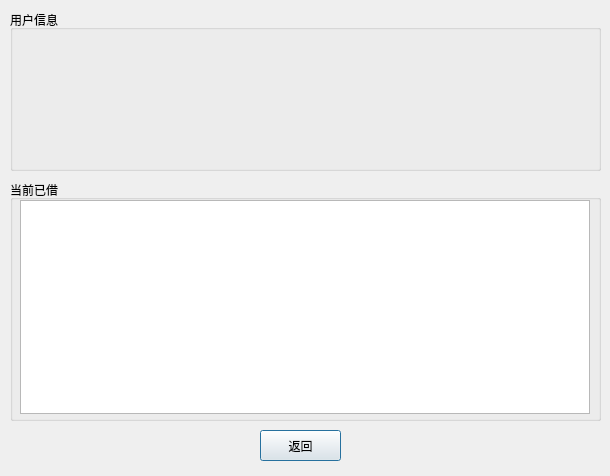
<?xml version="1.0" encoding="UTF-8"?>
<ui version="4.0">
 <class>user_Dialog</class>
 <widget class="QDialog" name="user_Dialog">
  <property name="geometry">
   <rect>
    <x>0</x>
    <y>0</y>
    <width>610</width>
    <height>476</height>
   </rect>
  </property>
  <property name="windowTitle">
   <string>用户信息</string>
  </property>
  <widget class="QGroupBox" name="groupBox">
   <property name="geometry">
    <rect>
     <x>10</x>
     <y>10</y>
     <width>591</width>
     <height>161</height>
    </rect>
   </property>
   <property name="title">
    <string>用户信息</string>
   </property>
   <widget class="QLabel" name="user_info_label">
    <property name="geometry">
     <rect>
      <x>10</x>
      <y>20</y>
      <width>571</width>
      <height>131</height>
     </rect>
    </property>
    <property name="text">
     <string/>
    </property>
   </widget>
  </widget>
  <widget class="QPushButton" name="return_Button">
   <property name="geometry">
    <rect>
     <x>260</x>
     <y>430</y>
     <width>81</width>
     <height>31</height>
    </rect>
   </property>
   <property name="text">
    <string>返回</string>
   </property>
  </widget>
  <widget class="QGroupBox" name="groupBox_2">
   <property name="geometry">
    <rect>
     <x>10</x>
     <y>180</y>
     <width>591</width>
     <height>241</height>
    </rect>
   </property>
   <property name="title">
    <string>当前已借</string>
   </property>
   <widget class="QTreeView" name="borrowedbookview">
    <property name="geometry">
     <rect>
      <x>10</x>
      <y>20</y>
      <width>570</width>
      <height>214</height>
     </rect>
    </property>
    <property name="font">
     <font>
      <pointsize>13</pointsize>
     </font>
    </property>
    <property name="contextMenuPolicy">
     <enum>Qt::NoContextMenu</enum>
    </property>
    <property name="editTriggers">
     <set>QAbstractItemView::NoEditTriggers</set>
    </property>
    <property name="alternatingRowColors">
     <bool>true</bool>
    </property>
    <property name="rootIsDecorated">
     <bool>false</bool>
    </property>
    <property name="headerHidden">
     <bool>true</bool>
    </property>
   </widget>
  </widget>
 </widget>
 <resources/>
 <connections/>
</ui>
